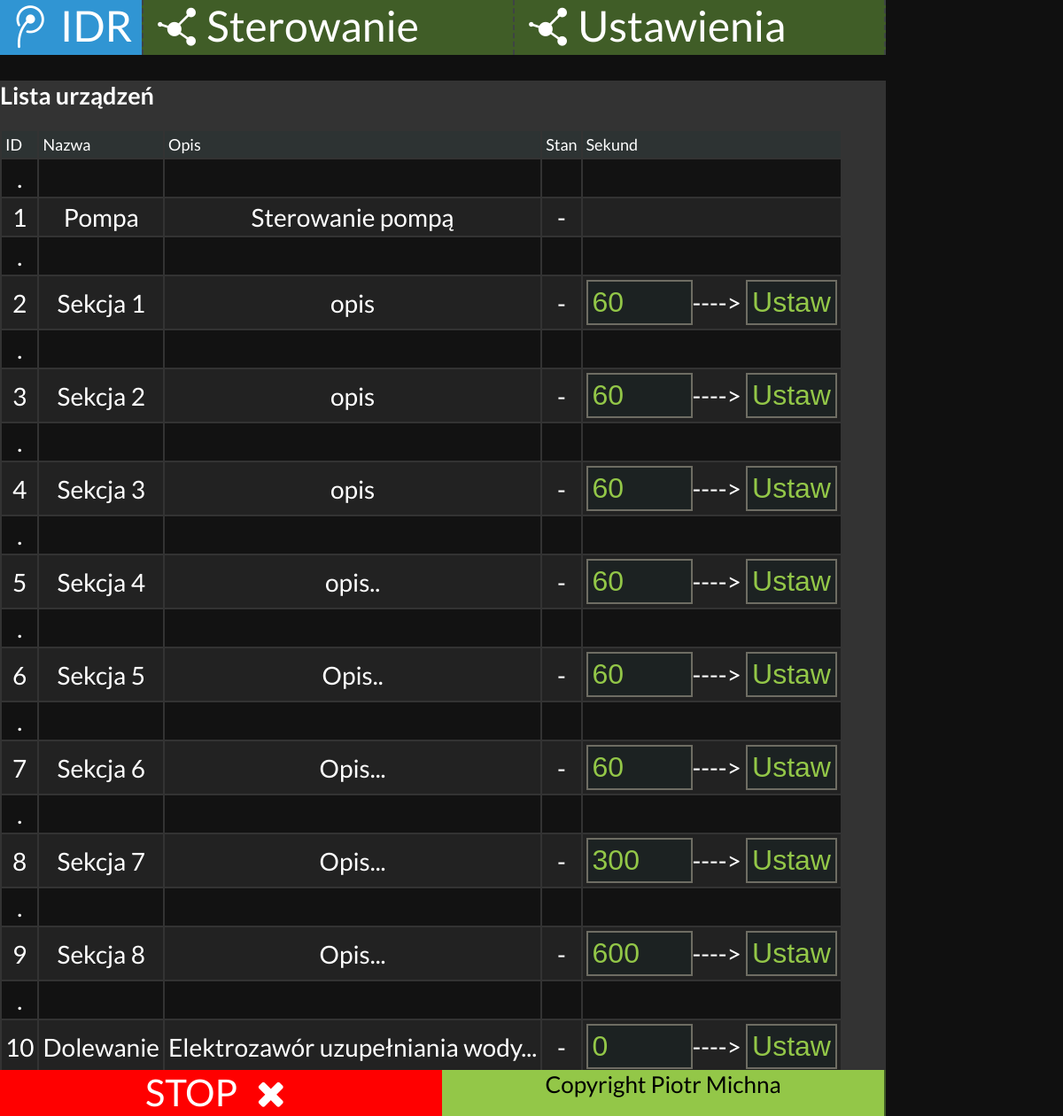
The page /homster_nw_rtime.php on the database its author committed.
### tables this page shows
CREATE TABLE `item` (
  `id` int(11) NOT NULL,
  `nazwa` varchar(60) NOT NULL,
  `opis` varchar(250) NOT NULL,
  `typid` int(2) NOT NULL,
  `gpio` int(2) NOT NULL,
  `stan` tinyint(1) NOT NULL DEFAULT '0',
  `stime` int(4) NOT NULL
);

### homster_nw_rtime.php (the view, shortened to what this page needs)
<!DOCTYPE HTML>
<html lang="pl">
<head>
	<link rel="stylesheet" href="style.css" type="text/css"/>
	<link rel="stylesheet" href="style_form.css" type="text/css"/>
	<link rel="stylesheet" href="css/fontello.css" type="text/css"/>
</head>
<body>
<div id="main">
		<div id="toolbar">
			<a href="index.php"><div class="tyt"><i class="demo-icon icon-tencent-weibo"></i>IDR</div></a>
			<div class="nav">
				<?php
					require_once "menu.php";
				?>
			</div>
		</div>
		<div id="pgst">
		<?php
				$con = mysqli_connect("localhost", "pituEl", "hi24biscus", "homster");
				if (mysqli_connect_errno())
				{
					echo "Error: ".mysqli_connect_errno();
				}
				else
				{
					$wym=mysqli_query($con, 'SELECT * FROM item ORDER BY id;');
						echo '<div class="dpList">';
						echo '<h2>Lista urządzeń</h2>';
						echo '	<table id="tabList">';
						echo '		<tr>';
						echo '			<td class="tdNg">ID</td><td class="tdNg">Nazwa</td><td class="tdNg">Opis</td><td class="tdNg">Stan</td><td class="tdNg">Sekund</td>';
						echo '		</tr>';
						while ( $wym_row=mysqli_fetch_assoc($wym) ){
							echo '		<tr>';
							echo '			<td class="tdLia">.</td><td class="tdLia"></td><td class="tdLia"></td><td class="tdLia"></td><td class="tdLia"></td>';
							echo '		</tr>';
							echo '		<tr>';
							$styl="tdLib";
							echo '			<td class="' . $styl . '">'. $wym_row['id']. '</td>';
							echo '			<td class="' . $styl . '">'. $wym_row['nazwa']. '</td>';
							echo '			<td class="' . $styl . '">'. $wym_row['opis']. '</td>';
							if($wym_row['stan']==1) {
								echo '			<td class="' . $styl . '">-</td>';
							}else{
								echo '			<td class="' . $styl . '">TAK</td>';
							}
							echo '			<td class="' . $styl . '">';
							if($wym_row['typid']>=2){
								echo '				<form action="?ed=0" method="POST">';
								echo '					<input type="text" name="stime" value="' . $wym_row['stime'] , '">---->';
								echo '					<input type="submit" value="Ustaw">';
								echo '				</form>';
							}
							echo '			</td>';
							echo '		</tr>';
						}
						echo '	</table>';
						echo '</div>';
				}
			?>
		</div>
		<div class="footer">
			<?php
				echo '<div class="stPlay"><a href="idr_pomiar.php?rfs=0">STOP <i class="demo-icon icon-cancel"></i> </a> </div> <div class="stStop">Copyright Piotr Michna</div>';
			?>
		</div>
	</div>
</body>
</html>

### style.css (style rules this page uses)
body { background-color: #101010; color: #ffffff; font-family: 'Lato', sans-serif; font-size: 32px; padding: 0; margin: 0; }
#main { padding: 0; margin-left: auto; margin-right: auto; text-align: left; }
#toolbar { position: fixed; top: 0px !important; z-index: 99; z-index: 99; padding: 0px; margin: 0px; width: 1000px; height: 62px; text-align: left; background-color: #93c748; }
.tyt { float: left; background-color: #93c748; width: 150px; margin: 0px; padding: 0px 10px 0px 0px; height: 62px; font-size: 48px; color: #000000; text-align:center !important; }
.nav { float: left; background-color: #405d27; width: 840px; height: 62px; margin: 0; padding: 0; }
.dpList { z-index: 95; width: 1000px; margin-top: 52px; margin-bottom: 2px; font-size: 18px; background-color: #333333; padding-bottom: 1px; }
.footer { position: fixed; z-index: 98; padding: 0px; margin: 0px; width: 1000px; bottom: 0px; height: 52px; font-size: 26px; color: #000000; text-align: right; background-color: #405d27; }
.footer a { text-decoration: none; font-size: 42px; display: block; z-index: 98; color: #ffffff; }
.stPlay { float: left; width: 499px; height: 52px; text-align: center; color: #ffffff; background-color: red; }
.stStop { float: left; width: 499px; height: 52px; text-align: center; background-color: #93c748; }
.tdLia { background-color: #121212; text-align: center; font-size: 28px; padding-top: 4px; }
.tdLib { background-color: #222222; text-align: center; font-size: 28px; padding-top: 4px; }
td { margin: 4px; padding: 4px; background-color: #2d3333; }
a:link { color: #ffffff; }

### style_form.css (style rules this page uses)
input[type=text], input[type=number], input[type=text], input[type=radio], input[type=password] { box-sizing: border-box; width: 120px; font-size: 32px; padding: 5px; border: 2px solid #6e6d63; color:#93c748; background-color: #1c2222; }
input[type=submit] { box-sizing: border-box; font-size: 32px; padding: 5px; border: 2px solid #6e6d63; color:#93c748; background-color: #1c2222; }

### rows shown on the page
item: id "1", nazwa "Pompa", opis "Sterowanie pompą"
item: id "2", nazwa "Sekcja 1", opis "opis", stime "60"
item: id "3", nazwa "Sekcja 2", opis "opis", stime "60"
item: id "4", nazwa "Sekcja 3", opis "opis", stime "60"
item: id "5", nazwa "Sekcja 4", opis "opis..", stime "60"
item: id "6", nazwa "Sekcja 5", opis "Opis..", stime "60"
item: id "7", nazwa "Sekcja 6", opis "Opis...", stime "60"
item: id "8", nazwa "Sekcja 7", opis "Opis...", stime "300"
item: id "9", nazwa "Sekcja 8", opis "Opis...", stime "600"
item: id "10", nazwa "Dolewanie", opis "Elektrozawór uzupełniania wody...", stime "0"
